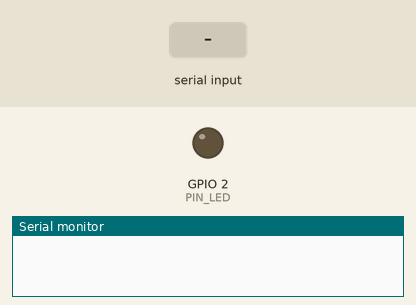
A sketch run on a simulated ESP32. Parts: output pins drawn as LEDs (lit = HIGH), the last lines printed to the serial monitor. Dashed ring = blinking. The inputs (shaded band) are chosen by the test bench.

Above: at 0.0 s.
At 0.6 s:
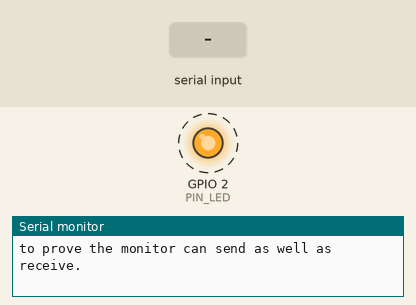
1.6 s: "1\n" received over Serial
Timing chart, 0 to 10.6 s (numbered marks = the images above; inputs shaded):
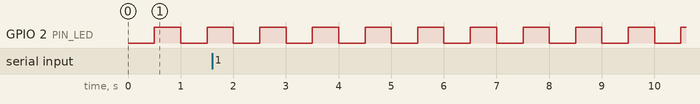

Measured:
- by itself, GPIO 2 (PIN_LED): alternates HIGH for 0.50 s and LOW for 0.50 s

The sketch:

board_check.ino
```cpp
// TEST 1 of 12: the board itself.
//
// Nothing is wired up yet. Run this before anything else: it proves the cable,
// the driver, the upload path and the serial monitor all work, so that when a
// later test fails you know the fault is in the part you just added.
//
// Wiring: none. Just the USB cable.
// Expect: the blue LED next to the pin header blinks once a second, and a chip
// report appears in the monitor.

static const uint8_t PIN_LED = 2;

static const uint32_t BLINK_MS = 500;

uint32_t lastBlink = 0;
bool ledOn = false;

void report() {
    Serial.println();
    Serial.println(F("=== board ==="));
    Serial.print(F("chip        : "));
    Serial.println(ESP.getChipModel());
    Serial.print(F("revision    : "));
    Serial.println(ESP.getChipRevision());
    Serial.print(F("cores       : "));
    Serial.println(ESP.getChipCores());
    Serial.print(F("cpu freq    : "));
    Serial.print(getCpuFrequencyMhz());
    Serial.println(F(" MHz"));
    Serial.print(F("flash size  : "));
    Serial.print(ESP.getFlashChipSize() / 1024 / 1024);
    Serial.println(F(" MB"));
    Serial.print(F("sketch size : "));
    Serial.print(ESP.getSketchSize() / 1024);
    Serial.println(F(" kB"));
    Serial.print(F("free space  : "));
    Serial.print(ESP.getFreeSketchSpace() / 1024);
    Serial.println(F(" kB"));
    Serial.print(F("free heap   : "));
    Serial.print(ESP.getFreeHeap());
    Serial.println(F(" bytes"));
    // A DevKit v1 has no PSRAM. Zero here is correct, not a fault.
    Serial.print(F("psram       : "));
    Serial.println(ESP.getPsramSize());

    uint64_t mac = ESP.getEfuseMac();
    char macStr[18];
    snprintf(macStr, sizeof(macStr), "%02X:%02X:%02X:%02X:%02X:%02X",
             (uint8_t)(mac >> 40), (uint8_t)(mac >> 32), (uint8_t)(mac >> 24),
             (uint8_t)(mac >> 16), (uint8_t)(mac >> 8), (uint8_t)mac);
    Serial.print(F("mac         : "));
    Serial.println(macStr);

    Serial.println();
    Serial.println(F("The LED should be blinking. Type anything and press enter"));
    Serial.println(F("to prove the monitor can send as well as receive."));
}

void setup() {
    Serial.begin(115200);
    delay(300);

    pinMode(PIN_LED, OUTPUT);
    digitalWrite(PIN_LED, LOW);

    report();
}

void loop() {
    const uint32_t now = millis();

    if (now - lastBlink >= BLINK_MS) {
        lastBlink = now;
        ledOn = !ledOn;
        digitalWrite(PIN_LED, ledOn ? HIGH : LOW);
    }

    if (Serial.available()) {
        String line = Serial.readStringUntil('\n');
        line.trim();
        if (line.length() == 0) {
            return;
        }
        if (line == "r") {
            report();
            return;
        }
        Serial.print(F("heard: "));
        Serial.println(line);
        Serial.println(F("Both directions work. Move on to test 2, i2c_scan."));
    }
}
```
